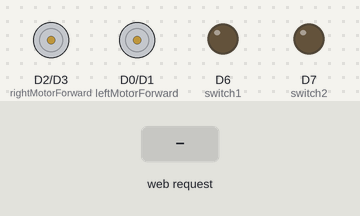
Recording of a sketch running on a simulated ESP8266 (NodeMCU). On the bench: motor-driver pin pairs drawn as motors (green arrow = first pin HIGH = forward, orange = second pin HIGH = backward, longer = more drive), output pins drawn as LEDs (lit = HIGH). Inputs (shaded band) come from the test bench. WiFi joins after 1.5 s; servers stay silent unless stated; what the sketch prints to the serial monitor is not drawn.

Above: at 4.2 s.
4.3 s: HTTP request GET /forward received
At 4.6 s:
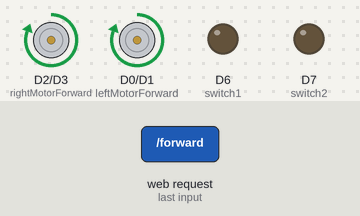
5.8 s: HTTP request GET /backward received
At 6.9 s:
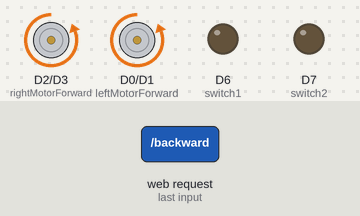
7.3 s: HTTP request GET /left received
At 8.1 s:
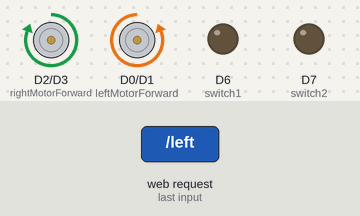
8.8 s: HTTP request GET /right received
At 9.2 s:
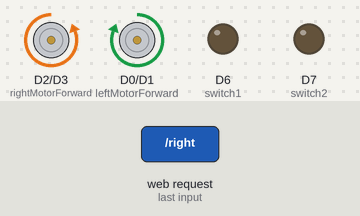
10.3 s: HTTP request GET /switch1 received
At 11.5 s:
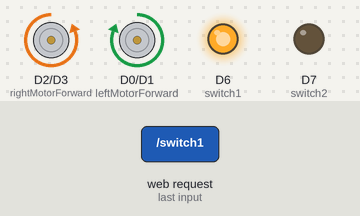
11.8 s: HTTP request GET /stop received
At 12.7 s:
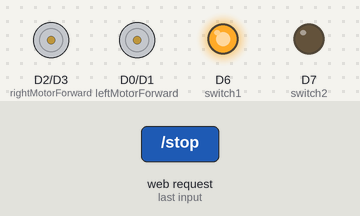
Timing chart, 0 to 14.3 s (numbered marks = the images above; inputs shaded):
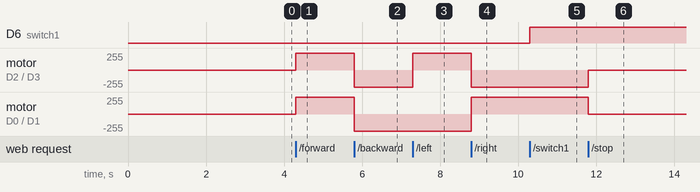

The sketch:

afthah.ino
```cpp
/* include library */
#include <ESP8266WiFi.h>

/* define port */
WiFiClient client;
WiFiServer server(80);

/* WIFI settings */
const char* ssid = "LYFONTECH";
const char* password = "LYFON5030";

/* data received from application */
String  data = "";

/* define L298N or L293D motor control pins */
int leftMotorForward = D0;
int rightMotorForward = D2;
int leftMotorBackward = D1;
int rightMotorBackward = D3;
int switch1 = D6;
int switch2 = D7;
 int sw_state1 = HIGH;
 int sw_state2 = HIGH;

void setup()
{
  Serial.begin(115200);
  /* initialize motor control pins as output */
  pinMode(leftMotorForward, OUTPUT);
  pinMode(rightMotorForward, OUTPUT);
  pinMode(leftMotorBackward, OUTPUT);
  pinMode(rightMotorBackward, OUTPUT);
  pinMode(switch1, OUTPUT);
  pinMode(switch2, OUTPUT);


  //connect to your local wi-fi network
  WiFi.begin(ssid, password);

  // Attempt to connect to WiFi network:
  while (WiFi.status() != WL_CONNECTED)
  {
    Serial.print(".");
    // Connect to WPA/WPA2 network. Change this line if using open or WEP  network:
    // Wait 3 seconds for connection:
    delay(3000);
  }

  Serial.println("");
  Serial.println("WiFi connected");
  Serial.println("IP address: ");
  Serial.println(WiFi.localIP());   //You can get IP address assigned to ESP

  /* start server communication */
  server.begin();
}

void loop()
{
  /* If the server available, run the "checkClient" function */
  client = server.available();
  if (!client) return;
  data = checkClient ();

  /************************ Run function according to incoming data from application *************************/

  /* If the incoming data is "forward", run the "MotorForward" function */
  if (data == "forward") MotorForward();
  /* If the incoming data is "backward", run the "MotorBackward" function */
  else if (data == "backward") MotorBackward();
  /* If the incoming data is "left", run the "TsturnLeft" function */
  else if (data == "left") TurnLeft();
  /* If the incoming data is "right", run the "TurnRight" function */
  else if (data == "right") TurnRight();
  /* If the incoming data is "stop", run the "MotorStop" function */
  else if (data == "stop") MotorStop();

  //for turning on switch 1 relay
  else if (data == "switch1") turnonswitch1();
  //for switch 2
   else if (data == "switch2") turnonswitch2();
  //for turning off switch 1 relay
  else if (data == "switch1off") turnoffswitch1();
  //for switch 2 off
   else if (data == "switch2off") turnoffswitch2();
}

/********************************************* FORWARD *****************************************************/
void MotorForward(void)
{
  digitalWrite(leftMotorForward, HIGH);
  digitalWrite(rightMotorForward, HIGH);
  digitalWrite(leftMotorBackward, LOW);
  digitalWrite(rightMotorBackward, LOW);
}

/********************************************* BACKWARD *****************************************************/
void MotorBackward(void)
{
  digitalWrite(leftMotorBackward, HIGH);
  digitalWrite(rightMotorBackward, HIGH);
  digitalWrite(leftMotorForward, LOW);
  digitalWrite(rightMotorForward, LOW);
}

/********************************************* TURN LEFT *****************************************************/
void TurnLeft(void)
{
  digitalWrite(leftMotorForward, LOW);
  digitalWrite(rightMotorForward, HIGH);
  digitalWrite(rightMotorBackward, LOW);
  digitalWrite(leftMotorBackward, HIGH);
}

/********************************************* TURN RIGHT *****************************************************/
void TurnRight(void)
{
  digitalWrite(leftMotorForward, HIGH);
  digitalWrite(rightMotorForward, LOW);
  digitalWrite(rightMotorBackward, HIGH);
  digitalWrite(leftMotorBackward, LOW);
}

/********************************************* STOP *****************************************************/
void MotorStop(void)
{
  digitalWrite(leftMotorForward, LOW);
  digitalWrite(leftMotorBackward, LOW);
  digitalWrite(rightMotorForward, LOW);
  digitalWrite(rightMotorBackward, LOW);
}

void turnonswitch1(void)
{
  //sw_state1 = !sw_state1;
  //digitalWrite(switch1, sw_state1);
  digitalWrite(switch1, HIGH);
}

void turnonswitch2(void)
{
  //sw_state2 = !sw_state2;
  //digitalWrite(switch2, sw_state2);
  digitalWrite(switch2, HIGH);
}
void turnoffswitch2(void)
{
  digitalWrite(switch2, LOW);
}

void turnoffswitch1(void)
{
  digitalWrite(switch1, LOW);
}
/***************************
******* RECEIVE DATA FROM the APP ******************************************/
String checkClient (void)
{
  while (!client.available()) delay(1);
  String request = client.readStringUntil('\r');
  request.remove(0, 5);
  request.remove(request.length() - 9, 9);
  return request;
}
```

Measured:
- after the input at 4.3 s, motor on D2 (rightMotorForward) / D3 (rightMotorBackward), motor on D0 (leftMotorForward) / D1 (leftMotorBackward): stopped → forward 255/255 at once
- after the input at 5.8 s, motor on D2 (rightMotorForward) / D3 (rightMotorBackward), motor on D0 (leftMotorForward) / D1 (leftMotorBackward): forward 255/255 → backward 255/255 at once
- after the input at 7.3 s, motor on D2 (rightMotorForward) / D3 (rightMotorBackward): backward 255/255 → forward 255/255 at once
- after the input at 8.8 s, motor on D2 (rightMotorForward) / D3 (rightMotorBackward): forward 255/255 → backward 255/255 at once; motor on D0 (leftMotorForward) / D1 (leftMotorBackward): backward 255/255 → forward 255/255 at once
- after the input at 10.3 s, D6 (switch1): LOW → HIGH at once
- after the input at 11.8 s, motor on D2 (rightMotorForward) / D3 (rightMotorBackward): backward 255/255 → stopped at once; motor on D0 (leftMotorForward) / D1 (leftMotorBackward): forward 255/255 → stopped at once
